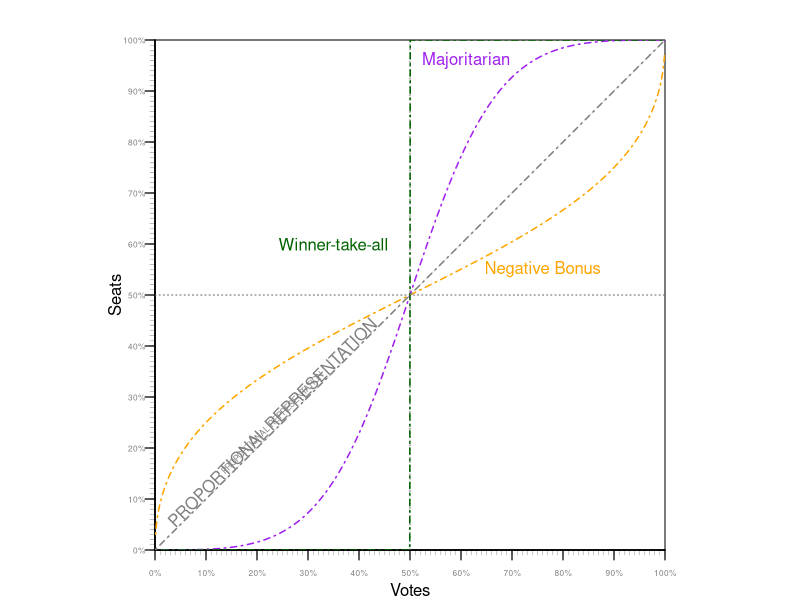
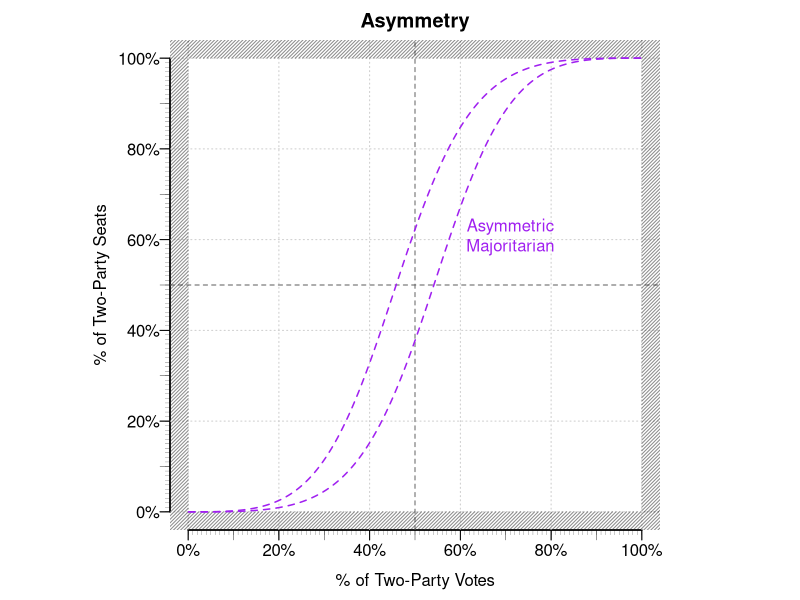

Reproduce these figures in R, in order.
'seatsvotes.plot' <- function(main="", ylim=c(0,1), xlim=c(0,1), xlab="Votes", ylab="Seats", xaxis=TRUE, yaxis=TRUE, prop.line=TRUE, box=TRUE) 
	{
		par(pty="s", mar = c(2.5, 2, 2, 1), mgp = c(0.5, 0.5, 0))
		plot(1, 
		     type = "n", 
		     ylim=ylim, 
		     xlim=xlim,
		     xaxs="i",
		     yaxs="i",
		     ylab="", 
		     xlab="" , 
		     main=main, 
		     bty="n", 
		     axes=F)
			
		if (xaxis==TRUE) {
			axis(side=1, las=2, at=seq(0,1,0.1), labels=F, lwd.ticks=0.4)
			axis(side=1, las=2, at=seq(0,1,0.01), labels=F, lwd.ticks=0.2, tck=-0.01)
			axis(side=1, at=seq(0,1,0.1), labels=paste0(seq(0,100,10), "%"), cex.axis=0.5, col.axis="gray50")
			}
		if (yaxis==TRUE) {
			axis(side=2, las=2, at=seq(0,1,0.1), labels=F, lwd.ticks=0.4)
			axis(side=2, las=2, at=seq(0,1,0.01), labels=F, lwd.ticks=0.2, tck=-0.01)
			axis(side=2, las=2, at=seq(0,1,0.1), labels=paste0(seq(0,100,10), "%"), cex.axis=0.5, col.axis="gray50")
			}
	mtext(xlab, side=1, line = 1.5)
	mtext(ylab, side=2, line = 1.5)
	

	if (prop.line==TRUE) {	
		abline(0,1, lty=2, col="gray90")
		text(.23,.25, "PROPORTIONAL REPRESENTATION", srt=45, cex=.5, col="gray50")
		}
	if (box==TRUE) {
		box()
		abline(v=0.5, lty=3, col="gray40")
		abline(h=0.5, lty=3, col="gray40")
		}
			# rect(-.05,-.05,0,1.05, col = rgb(0.1,0.1,0.1,1/2), density=40, border = "transparent") #left
			# rect(0,0,1.05,-.05, col = rgb(0.1,0.1,0.1,1/2), density=40, border = "transparent") #bottom
			# rect(1,0,1.05,1.05, col = rgb(0.1,0.1,0.1,1/2), density=40, border = "transparent") #right
			# rect(0,1,1,1.05, col = rgb(0.1,0.1,0.1,1/2), density=40, border = "transparent") #top
	}

seatsvotes.axis <- function(xmin=0, xmax=1, ymin=0, ymax=1) {
	axis(side=1, las=2, at=seq(xmin,xmax,0.1), labels=F, lwd.ticks=0.4)
	axis(side=1, las=2, at=seq(xmin,xmax,0.01), labels=F, lwd.ticks=0.2, tck=-0.01)
	axis(side=1, at=seq(xmin,xmax,0.1), labels=paste0(seq(xmin*100,xmax*100,10), "%"), cex.axis=0.5, col.axis="gray50")
			
	axis(side=2, las=2, at=seq(ymin,ymax,0.1), labels=F, lwd.ticks=0.4)
	axis(side=2, las=2, at=seq(ymin,ymax,0.01), labels=F, lwd.ticks=0.2, tck=-0.01)
	axis(side=2, las=2, at=seq(ymin,ymax,0.1), labels=paste0(seq(ymin*100,ymax*100,10), "%"), cex.axis=0.5, col.axis="gray50")
			
	}

sv.hyp <- function(r, b, n = 1000){
  V  <- seq(from = 0.001,to = 0.999, length = n )
  LV <- log(V/(1-V))
  S  <- (1+exp(-b - r*LV))^-1

  dta <- cbind.data.frame(V,S)

  return(dta)
}

seatsvotes.plot()
majoritarian.sv.dta <- sv.hyp(r = 3, b = 0)
proporional.sv.dta  <- sv.hyp(r = 1, b = 0)
negative.dv.dta     <- sv.hyp(r = 0.50, b = 0)
winner.sv.dta       <- sv.hyp(r = 10000, b = 0)

          lines(majoritarian.sv.dta, lwd=1.5, col="purple", lty=4)
          lines(negative.dv.dta, lwd=1.5, col="orange", lty=4)
          lines(winner.sv.dta, lwd=1.5, col="dark green", lty=4)
          lines(proporional.sv.dta, lwd=1.5, col="gray50", lty=4)
               text(x =  0.23, y = 0.25, "PROPORTIONAL REPRESENTATION", srt=45, cex=1, col="gray50")
               text(x =  0.35, y = 0.60, "Winner-take-all", srt=0, cex=1, col="dark green")
               text(x =  0.61, y = 0.96, "Majoritarian", srt=0, cex=1, col="purple")
               text(x =  0.76, y = 0.55, "Negative Bonus", srt=0, cex=1, col="orange")


sv_curve <- function(s,v, lwd=2, col="gray40") {
	reg <- summary(lm(log(sv(s)) ~ log(sv(v))))
	VOTES.tmp <- seq(0,1, by=.01)
	seatvotes <- reg$coefficients[2]*log(VOTES.tmp/(1 - VOTES.tmp)) + reg$coefficients[1]
	funct2 <- function (x) exp(seatvotes) / (1 + exp(seatvotes)) 
	plot(funct2, from=0.0, to=1, add=TRUE, lwd=lwd, col=col)

	## redraw so actual results on top
	#v.tmp <- round(mean.w(VOTES, POP), 3)
	#s.tmp <- round(sum(find.winner(VOTES) * SEATS)/sum(SEATS), 3)
	#points(v.tmp,s.tmp, cex=2, col="gray10", pch=19)
	#points(v.tmp,s.tmp, cex=.75, col="gray60", pch=15)
	#text(v.tmp,s.tmp, "Actual Election Results", cex=.6, pos=4)
	
	}
	


sv_hyp_plot <- function(r, b, n = 1000){
			  V  <- seq(from = 0.001,to = 0.999, length = n )
			  LV <- log(V/(1-V))
			  S  <- (1+exp(-b - r*LV))^-1
			  
			  dta <- cbind.data.frame(V,S)
			  
			  return(dta)
			}
# Examples
# svg("/Users/user/Downloads/asymmetry.svg", width=10, height=6)
				majoritarian.sv.dta <- sv.hyp(r = 3, b = 0.5)
				majoritarian.sv.dta2 <- sv.hyp(r = 3, b = -0.5)
					
					par(pty="s", mar=c(3.5,2.5,2,1))
					plot(0,0, ylim=c(0,1), xlim=c(0,1), type="p", pch=19, col="#FFFFFF", main="Asymmetry", xlab="", ylab="", bty="n", axes=F)
						axis(side=1, las=2, at=seq(0,1,0.1), labels=F, lwd.ticks=0.4)
						axis(side=1, las=2, at=seq(0,1,0.01), labels=F, lwd.ticks=0.2, tck=-0.01)
						axis(side=1, at=seq(0, 1, 0.2), labels=c("0%", "20%", "40%", "60%", "80%", "100%"))

						axis(side=2, las=2, at=seq(0,1,0.1), labels=F, lwd.ticks=0.4)
						axis(side=2, las=2, at=seq(0,1,0.01), labels=F, lwd.ticks=0.2, tck=-0.01)
						axis(side=2, las=2, at=seq(0,1, 0.2), labels=c("0%", "20%", "40%", "60%", "80%", "100%"))

							abline(v=seq(0,1,0.2), lty=3, col="gray80")
							abline(h=seq(0,1,0.2), lty=3, col="gray80")
							abline(v=0.5, lty=2, col="gray40")
							abline(h=0.5, lty=2, col="gray40")
							rect(-.05,-.05,0,1.05, col = rgb(0.1,0.1,0.1,1/2), density=40, border = "transparent") #left
							rect(0,0,1.05,-.05, col = rgb(0.1,0.1,0.1,1/2), density=40, border = "transparent") #bottom
							rect(1,0,1.05,1.05, col = rgb(0.1,0.1,0.1,1/2), density=40, border = "transparent") #right
							rect(0,1,1,1.05, col = rgb(0.1,0.1,0.1,1/2), density=40, border = "transparent") #top


							lines(majoritarian.sv.dta, lwd=1.5, col="purple", lty=2)
							lines(majoritarian.sv.dta2, lwd=1.5, col="purple", lty=2)
	
					text(x =  0.71, y = 0.61, "Asymmetric\nMajoritarian", srt=0, cex=1, col="purple")

						mtext(side=1, line=2, "% of Two-Party Votes", cex=1)
						mtext(side=2, line=3, "% of Two-Party Seats", cex=1)

# dev.off() 

	
